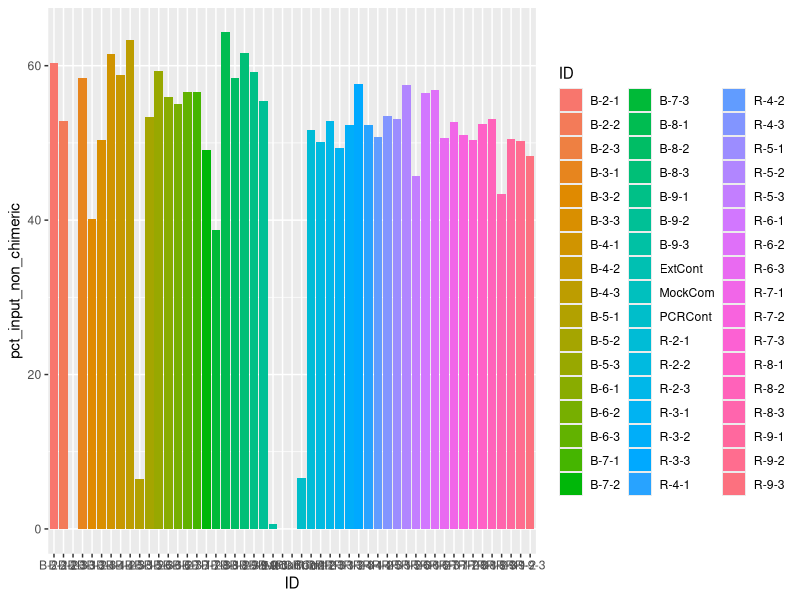
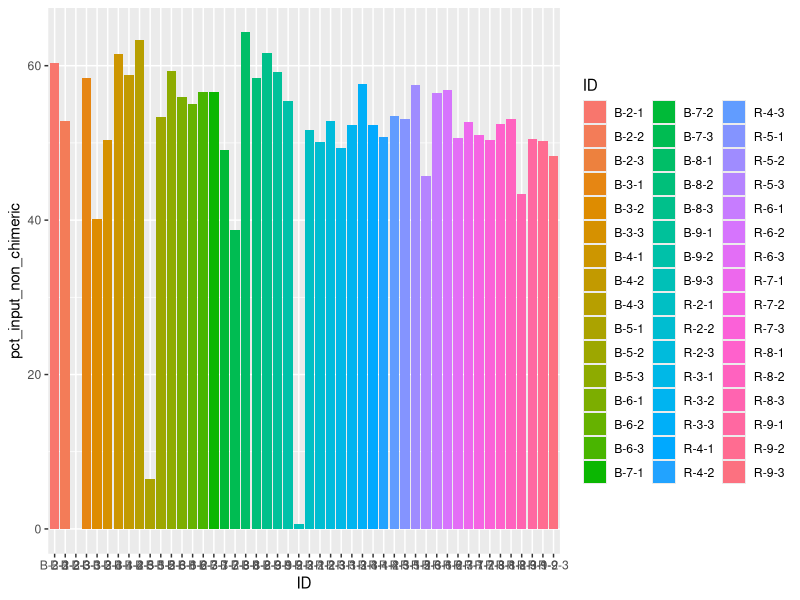
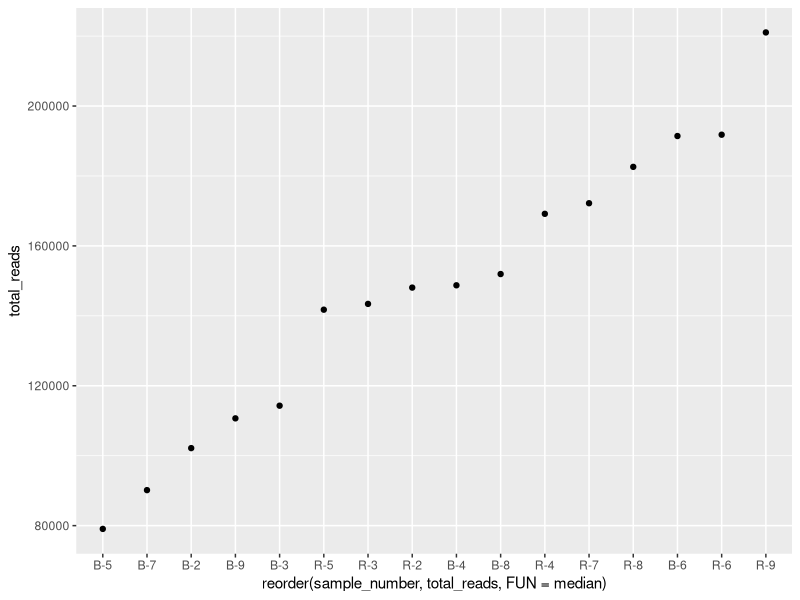

Write the R code that produced these figures, in order.
# Loading of the packages

library(readr)
library(dplyr)
library(ggplot2)
library(tidyverse)

# Importing the basic statistics data from DADA2 ITS2 process and change name of variables

(data_frame <- read_tsv("ITS2_stats_jrl2020.tsv") %>%
    slice(-c(1)) %>%
    rename(c( "ID"= "sample-id")) %>%
    rename(c("nb_non_chimeric_reads" = "non-chimeric")) %>%
    rename(c("pct_input_non_chimeric" = "percentage of input non-chimeric")) %>%
    rename(c("pct_filtered_reads" = "percentage of input passed filter"))
)

# convert character variables into numeric variables

data_frame$pct_filtered_reads <- as.numeric(data_frame$pct_filtered_reads)
data_frame$pct_input_non_chimeric <- as.numeric(data_frame$pct_input_non_chimeric)
data_frame$nb_non_chimeric_reads <- as.numeric(data_frame$nb_non_chimeric_reads)

# Plot a first graph to see the number of read for each replicate
ggplot(data=data_frame) + geom_col(mapping = aes(x=ID, y = pct_input_non_chimeric, fill = ID))


# remove the Mock, ExtC and PCR lines
(no_test_df <- filter(data_frame, grepl("*-*-", ID)))

# plot a second graph without the three test samples (mock, PCR and EXternal contaminants)
ggplot(data=no_test_df) + geom_col(mapping = aes(x=ID, y = pct_input_non_chimeric, fill = ID))


# Separate the ID column so that we see the replicate number and the sample number of each sample ID

(no_test_df <- separate(data = no_test_df, col = "ID", sep = 3, into = c("sample_number", "replicate_number"), remove = FALSE) %>% 
    group_by(sample_number) %>%
    summarise(total_reads = sum(nb_non_chimeric_reads)))# Here we have the total_reads for each sample

# This graph is a bonus : we can see wich sample have the lowest/higher number of reads
  ggplot(data = no_test_df, mapping = aes(x = reorder(sample_number,total_reads, FUN = median), y = total_reads)) + geom_point()

# I think we should remove B-2-3, B-5-1, B-7-3 and B-9-3 from the dataset beacause they
# have few reads


  



      